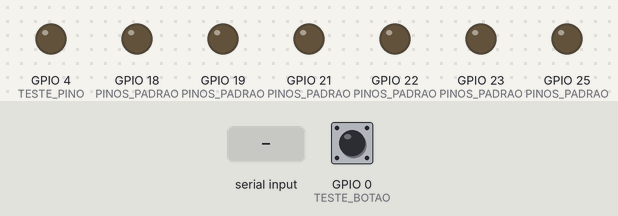
A sketch run on a simulated ESP32. On the bench: output pins drawn as LEDs (lit = HIGH). The test bench sets the inputs (shaded band); at power-on: GPIO 0 (TESTE_BOTAO) HIGH. What the sketch prints to the serial monitor is not drawn.

Above: at 1.2 s.
1.3 s: GPIO 0 (TESTE_BOTAO) pulled LOW for 0.15 s
At 2.0 s:
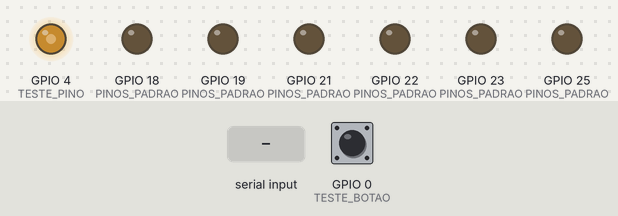
2.9 s: "X90\n" received over Serial
At 3.2 s:
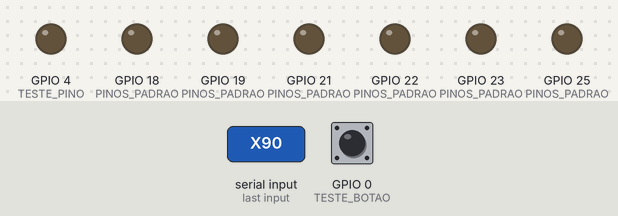
5.9 s: GPIO 0 (TESTE_BOTAO) pulled LOW for 1 s
At 6.6 s:
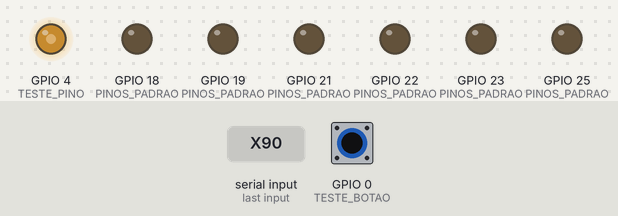
8.4 s: GPIO 0 (TESTE_BOTAO) pulled LOW for 3.2 s
At 9.7 s:
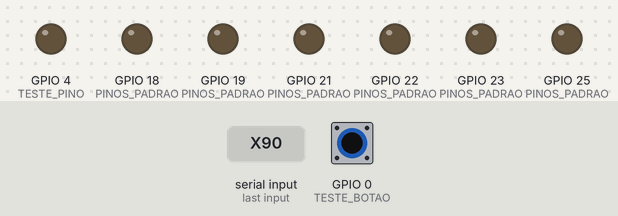
Timing chart, 0 to 11.4 s (numbered marks = the images above; inputs shaded):
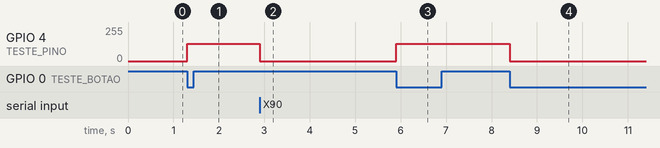

The sketch:

flyback-esp32.ino
```cpp
/*
  flyback-esp32 — o firmware dos flybacks para o site flyback-midi.

  Recebe pela serial o protocolo de docs/protocolo-serial.md (P, R, N, F, X, D e ?) e toca cada
  canal como onda quadrada na frequência da nota, num GPIO que interrompe o oscilador do flyback.
  Sem computador, o botão BOOT liga e desliga um tom de teste de 440 Hz no GPIO 4 (ver TESTE_*).

  Testado com: ESP32 comum ("ESP32 Dev Module" no Arduino). Compila também para o ESP32-S3,
  mas lá só os canais 1 a 4 tocam — ver CANAIS abaixo.

  Antes de gravar, confira LOGICA_INVERTIDA para o seu circuito.
*/
#include <Arduino.h>
#include "driver/ledc.h"
#include "esp_system.h"

// ------------------------------------------------------------------ ajuste para o seu circuito

// false: GPIO em ALTO LIBERA o arco. É a placa V3.6: a NOTA entra pelo 6N136 e passa pelo Q1 até o
//        RESET do 555, e as duas inversões se anulam. ESP desligado, em boot ou com o cabo solto
//        deixa o LED do 6N136 apagado, e o arco cortado: o lado seguro sozinho.
// true:  GPIO em ALTO CORTA o arco. É a V3.5 antiga, com um NPN direto no pino 4 do 555: sem
//        sinal nenhum, o 555 oscila e o arco fica ligado.
// A polaridade fica aqui, e não na página, porque o silêncio tem de estar certo também quando a
// página não está conectada: no boot, com o navegador fechado, com a aba travada.
const bool LOGICA_INVERTIDA = false;

const uint32_t BAUD = 115200;        // o mesmo escolhido na página (115200 é o padrão dela)

// Pinos de cada canal até a página mandar o mapa ("P c g"). São os padrões da página, para o
// firmware já funcionar se as primeiras linhas se perderem: muitas placas reiniciam quando a
// porta serial é aberta, e o que chega durante o boot some.
#if CONFIG_IDF_TARGET_ESP32S3
const int PINOS_PADRAO[6] = {4, 5, 6, 7, 15, 16};
#else
const int PINOS_PADRAO[6] = {18, 19, 21, 22, 23, 25};
#endif

// Nota que passa disso sem nenhum evento novo no canal é cortada: se o navegador travar no
// meio de uma nota, o "F" dela nunca chega, e o arco não pode ficar ligado para sempre.
const uint32_t NOTA_MAXIMA_MS = 20000;

// "D c d f", o tom contínuo do gerador de tom: dura isto e cada "D" novo renova. Se a página parar
// de repetir (aba travada, cabo solto), o arco apaga sozinho.
const uint32_t DIRETO_MS = 2000;

// Teste sem computador: o botão BOOT da placa liga e desliga um tom de TESTE_HZ, em onda quadrada
// (o máximo do arco), no GPIO TESTE_PINO, por até TESTE_MAX_MS. Para medir o circuito longe da página
// — e da interferência do flyback no cabo USB, que derruba a serial. Um flyback por vez: troque o fio
// de NOTA de placa no pino de teste.
const int TESTE_BOTAO = 0;           // BOOT, no ESP32 comum e no S3
const int TESTE_PINO = 4;
const float TESTE_HZ = 440.0;
const uint32_t TESTE_MAX_MS = 120000;

// ------------------------------------------------------------------ geração do tom (LEDC)
// Cada canal tem um timer só dele, para cada um ter a sua frequência. O ESP32 comum tem 4
// timers rápidos e 4 lentos: os 6 canais cabem. O S3 tem 4 timers: 4 canais.
#ifdef SOC_LEDC_SUPPORT_HS_MODE
const int CANAIS = 6;
static ledc_mode_t modoDe(int c) { return c < 4 ? LEDC_HIGH_SPEED_MODE : LEDC_LOW_SPEED_MODE; }
#else
const int CANAIS = 4;
static ledc_mode_t modoDe(int c) { (void)c; return LEDC_LOW_SPEED_MODE; }
#endif
static ledc_timer_t timerDe(int c) { return (ledc_timer_t)(c % 4); }
static ledc_channel_t canalDe(int c) { return (ledc_channel_t)c; }

// 13 bits: com o relógio de 80 MHz o divisor do LEDC vai até 1024, então a faixa é de 9,5 Hz
// a 9,7 kHz. Com 10 bits nada abaixo de 76 Hz sairia — o baixo inteiro.
const ledc_timer_bit_t RESOLUCAO = LEDC_TIMER_13_BIT;
const uint32_t CHEIO = 1u << 13;              // duty de 100%: saída parada em ALTO
const uint32_t METADE = CHEIO / 2;            // onda quadrada
const uint32_t SILENCIO = LOGICA_INVERTIDA ? CHEIO : 0;

// ------------------------------------------------------------------ filas
struct Evento { uint32_t quando; float f; };   // f = 0: silêncio
const int FILA = 96;
struct Canal {
  int pino = -1;
  bool soando = false;
  bool direto = false;                         // tocando um "D"
  uint32_t desde = 0, diretoAte = 0;
  Evento fila[FILA];
  int n = 0;
};
static Canal canal[6];
static uint32_t t0 = 0;                        // o instante do último "R"
static uint32_t perdidos = 0;                  // eventos que não couberam na fila

static void pinoSeguro(int g) {                // pino solto do LEDC, parado no silêncio
  pinMode(g, OUTPUT);
  digitalWrite(g, LOGICA_INVERTIDA ? HIGH : LOW);
}

static void duty(int c, uint32_t d) {
  ledc_set_duty(modoDe(c), canalDe(c), d);
  ledc_update_duty(modoDe(c), canalDe(c));
}

static void silencia(int c) {
  canal[c].direto = false;
  if (canal[c].pino < 0) return;
  duty(c, SILENCIO);
  canal[c].soando = false;
}

// "D c d f": tom contínuo de f Hz com o arco aberto d ‰ de cada período (500 = onda quadrada, o
// volume máximo; menos que isso, mais baixo). d = 0 termina o tom. Esvazia a fila do canal.
static void tomDireto(int c, int d, float f) {
  if (c < 0 || c > 5 || canal[c].pino < 0) return;
  Canal &k = canal[c];
  k.n = 0;
  uint32_t hz = (uint32_t)lroundf(f);
  if (d <= 0 || hz < 10 || ledc_set_freq(modoDe(c), timerDe(c), hz) != ESP_OK) { silencia(c); return; }
  if (d > 900) d = 900;
  uint32_t aberto = (uint32_t)d * CHEIO / 1000;
  duty(c, LOGICA_INVERTIDA ? CHEIO - aberto : aberto);
  k.soando = true; k.direto = true;
  k.desde = millis(); k.diretoAte = k.desde + DIRETO_MS;
}

static void toca(int c, float f) {
  if (canal[c].pino < 0) return;
  uint32_t hz = (uint32_t)lroundf(f);
  if (hz < 10 || ledc_set_freq(modoDe(c), timerDe(c), hz) != ESP_OK) { silencia(c); return; }
  duty(c, METADE);   // 50%: tanto faz a polaridade, o arco liga e desliga na frequência da nota
  canal[c].soando = true;
  canal[c].desde = millis();
}

static int donoDoPino(int g, int fora) {
  for (int i = 0; i < 6; i++) if (i != fora && canal[i].pino == g) return i;
  return -1;
}

// Pinos que não podem virar saída: os da memória flash (e da PSRAM, no S3), os da USB nativa, os da
// serial que fala com a página, os que só servem de entrada e os que não existem. Ligar o LEDC num
// pino da flash trava o ESP: o gerador de tom mandava o mapa de pinos do S3 (4, 5, 6, 7, 15, 16) a um
// ESP32 comum, os canais 3 e 4 caíam nos GPIO 6 e 7, e a serial caía poucos segundos depois.
static bool pinoProibido(int g) {
#if CONFIG_IDF_TARGET_ESP32S3
  return g < 0 || g > 48 || g == 19 || g == 20 || (g >= 22 && g <= 37) || g == 43 || g == 44;
#else
  return g < 0 || g > 33 || g == 1 || g == 3 || (g >= 6 && g <= 11) || g == 20 || g == 24 || (g >= 28 && g <= 31);
#endif
}

// "P c g": o canal c passa a acionar o GPIO g; g = -1 libera o canal
static void fixaPino(int c, int g) {
  if (c < 0 || c > 5) return;
  if (g >= 0 && pinoProibido(g)) {
    Serial.printf("canal %d: o GPIO %d não serve (flash, USB, serial, só entrada ou inexistente) — ignorado\n", c + 1, g);
    return;
  }
  Canal &k = canal[c];
  if (k.pino == g) return;                     // a página manda o mapa inteiro de novo: nada muda
  if (k.pino >= 0) {
    silencia(c);
    if (donoDoPino(k.pino, c) < 0) pinoSeguro(k.pino);
  }
  k.pino = -1; k.n = 0; k.soando = false;
  if (g < 0) return;
  if (c >= CANAIS) {
    Serial.printf("canal %d: esta placa só tem timer para %d canais\n", c + 1, CANAIS);
    pinoSeguro(g);
    return;
  }
  int outro = donoDoPino(g, c);                // dois canais no mesmo pino: fica o último
  if (outro >= 0) { silencia(outro); canal[outro].pino = -1; canal[outro].n = 0; }

  ledc_timer_config_t tc = {};
  tc.speed_mode = modoDe(c);
  tc.duty_resolution = RESOLUCAO;
  tc.timer_num = timerDe(c);
  tc.freq_hz = 440;
  tc.clk_cfg = LEDC_AUTO_CLK;
  ledc_channel_config_t cc = {};
  cc.gpio_num = g;
  cc.speed_mode = modoDe(c);
  cc.channel = canalDe(c);
  cc.intr_type = LEDC_INTR_DISABLE;
  cc.timer_sel = timerDe(c);
  cc.duty = SILENCIO;
  cc.hpoint = 0;
  if (ledc_timer_config(&tc) != ESP_OK || ledc_channel_config(&cc) != ESP_OK) {
    Serial.printf("canal %d: o GPIO %d não serve de saída\n", c + 1, g);
    return;
  }
  k.pino = g;
  duty(c, SILENCIO);
}

// insere mantendo a fila em ordem de tempo; a página manda quase sempre em ordem
static void enfileira(int c, uint32_t quando, float f) {
  if (c < 0 || c > 5 || canal[c].pino < 0) return;
  Canal &k = canal[c];
  if (k.direto) silencia(c);                   // nota de música cancela o tom contínuo
  if (k.n >= FILA) { perdidos++; return; }
  int i = k.n;
  while (i > 0 && (int32_t)(k.fila[i - 1].quando - quando) > 0) { k.fila[i] = k.fila[i - 1]; i--; }
  k.fila[i] = {quando, f};
  k.n++;
}

static void executa() {
  uint32_t agora = millis();
  for (int c = 0; c < 6; c++) {
    Canal &k = canal[c];
    while (k.n && (int32_t)(agora - k.fila[0].quando) >= 0) {
      Evento e = k.fila[0];
      for (int i = 1; i < k.n; i++) k.fila[i - 1] = k.fila[i];
      k.n--;
      if (e.f > 0) toca(c, e.f); else silencia(c);
    }
    if (k.direto) { if ((int32_t)(agora - k.diretoAte) > 0) silencia(c); }
    else if (k.soando && !k.n && agora - k.desde > NOTA_MAXIMA_MS) silencia(c);
  }
}

// Por que o ESP reiniciou da última vez. Para separar, quando a serial cai com o arco ligado, queda
// de tensão (BROWNOUT) e travamento (PANIC, WDT) de uma queda só do USB, em que o ESP nem reinicia
// e o tempo ligado continua contando: no gerador de tom, com o arco aberto sem parar, a porta caía
// em poucos segundos, e na música, não.
static const char *motivoReinicio() {
  switch (esp_reset_reason()) {
    case ESP_RST_POWERON:   return "energia ligada";
    case ESP_RST_EXT:       return "pino de reset";
    case ESP_RST_SW:        return "reinício pelo programa (ou porta serial aberta)";
    case ESP_RST_PANIC:     return "TRAVAMENTO (panic)";
    case ESP_RST_INT_WDT:   return "TRAVAMENTO (watchdog de interrupção)";
    case ESP_RST_TASK_WDT:  return "TRAVAMENTO (watchdog de tarefa)";
    case ESP_RST_WDT:       return "TRAVAMENTO (watchdog)";
    case ESP_RST_BROWNOUT:  return "QUEDA DE TENSÃO (brownout)";
    case ESP_RST_DEEPSLEEP: return "volta do sono";
    default:                return "outro";
  }
}

static bool paginaFalou = false;     // a página mandou algo durante o teste: ela manda nos pinos agora

static void trata(char *s) {
  int c, g; long t; float f;
  if (s[0] && s[0] != '?') paginaFalou = true;
  switch (s[0]) {
    case 'P': if (sscanf(s + 1, "%d %d", &c, &g) == 2) fixaPino(c, g); break;
    case 'R': t0 = millis(); for (int i = 0; i < 6; i++) canal[i].n = 0; break;
    case 'X': for (int i = 0; i < 6; i++) { silencia(i); canal[i].n = 0; } break;
    case 'N': if (sscanf(s + 1, "%d %ld %f", &c, &t, &f) == 3 && t >= 0) enfileira(c, t0 + (uint32_t)t, f); break;
    case 'F': if (sscanf(s + 1, "%d %ld", &c, &t) == 2 && t >= 0) enfileira(c, t0 + (uint32_t)t, 0); break;
    case 'D': { int d; if (sscanf(s + 1, "%d %d %f", &c, &d, &f) == 3) tomDireto(c, d, f); break; }
    case '?':                                  // para conferir pelo monitor serial
      Serial.printf("lógica %s · %d canais · pinos", LOGICA_INVERTIDA ? "invertida" : "direta", CANAIS);
      for (int i = 0; i < 6; i++) Serial.printf(" %d", canal[i].pino);
      Serial.printf(" · eventos perdidos %lu · ligado há %lu s · último reinício: %s\n", (unsigned long)perdidos,
                    (unsigned long)(millis() / 1000), motivoReinicio());
      break;
  }
}

// ------------------------------------------------------------------ teste pelo botão BOOT
// O canal que já está no pino de teste toca nele; se nenhum está, o canal 1 vai para lá durante o
// teste e volta ao pino de antes no fim. Acaba no segundo aperto, no fim de TESTE_MAX_MS ou quando a
// página toma o canal (X, R, N, F, D). Se a página mandou qualquer coisa durante o teste, o pino não
// volta: o mapa agora é o dela.
static int testeCanal = -1;
static int testeAntes = -2;          // -2: o canal já estava no pino de teste, nada a devolver

static void testeDesliga() {
  int c = testeCanal;
  testeCanal = -1;
  silencia(c);
  if (testeAntes != -2 && !paginaFalou) fixaPino(c, testeAntes);
  Serial.println("teste: desligado");
}

static void testeLiga() {
  int c = donoDoPino(TESTE_PINO, -1);
  testeAntes = -2;
  paginaFalou = false;
  if (c < 0) {
    c = 0;
    testeAntes = canal[0].pino;
    fixaPino(0, TESTE_PINO);
  }
  if (canal[c].pino != TESTE_PINO) {
    Serial.printf("teste: o GPIO %d não pôde virar saída\n", TESTE_PINO);
    return;
  }
  tomDireto(c, 500, TESTE_HZ);
  canal[c].diretoAte = canal[c].desde + TESTE_MAX_MS;
  testeCanal = c;
  Serial.printf("teste: %.0f Hz no GPIO %d por até %lu s — BOOT de novo desliga\n", TESTE_HZ, TESTE_PINO,
                (unsigned long)(TESTE_MAX_MS / 1000));
}

static void testeBotao() {
  static int antes = HIGH;           // solto: o pull-up segura em ALTO
  static uint32_t mudou = 0;
  int agora = digitalRead(TESTE_BOTAO);
  if (agora != antes && millis() - mudou > 50) {     // 50 ms: o repique do botão
    mudou = millis();
    antes = agora;
    if (agora == LOW) {
      if (testeCanal >= 0) testeDesliga(); else testeLiga();
    }
  }
  if (testeCanal >= 0 && !canal[testeCanal].direto) testeDesliga();   // acabou o tempo, ou a página assumiu
}

void setup() {
  // primeiro de tudo, antes até da serial: os pinos no silêncio, arco cortado — o de teste também,
  // que no ESP32 comum não é padrão de canal nenhum e ficaria solto até a página mandar o mapa
  for (int i = 0; i < 6; i++) pinoSeguro(PINOS_PADRAO[i]);
  if (!pinoProibido(TESTE_PINO)) pinoSeguro(TESTE_PINO);
  pinMode(TESTE_BOTAO, INPUT_PULLUP);
  Serial.begin(BAUD);
  for (int i = 0; i < CANAIS; i++) fixaPino(i, PINOS_PADRAO[i]);
  Serial.printf("flyback-esp32 pronto · lógica %s · %d canais · reinício: %s\n",
                LOGICA_INVERTIDA ? "invertida (ALTO corta o arco)" : "direta (ALTO libera o arco)", CANAIS, motivoReinicio());
}

void loop() {
  static char linha[64];
  static int tam = 0;
  while (Serial.available()) {
    char ch = (char)Serial.read();
    if (ch == '\n') { linha[tam] = 0; trata(linha); tam = 0; }
    else if (ch != '\r' && tam < (int)sizeof(linha) - 1) linha[tam++] = ch;
  }
  executa();
  testeBotao();
}
```

Measured:
- after the input at 1.3 s, GPIO 4 (TESTE_PINO): 0/255 → 128/255 at once
- after the input at 2.9 s, GPIO 4 (TESTE_PINO): 128/255 → 0/255 at once
- after the input at 5.9 s, GPIO 4 (TESTE_PINO): 0/255 → 128/255 at once
- after the input at 8.4 s, GPIO 4 (TESTE_PINO): 128/255 → 0/255 at once
